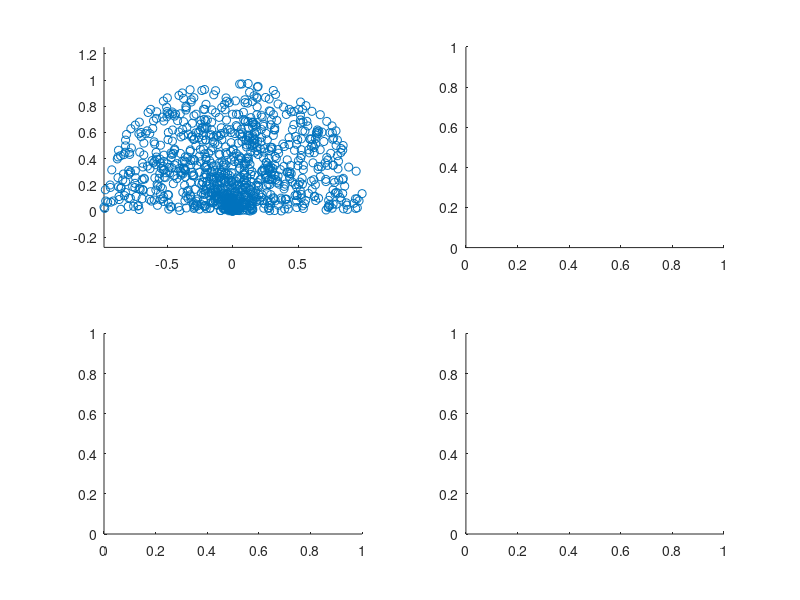

This figure's MATLAB source: (Note: this script raises an error after producing the figure.)
% adiabatic_invariants

% Isotropic distribution
np = 1000;
angle = 0  + (180-0)*rand(np,1);
nv = 100;
vmax = 1;
v = 0  + (vmax-0)*rand(np,1);
E = v.^2/2;
phi = 0.03;

vperp0 = v.*sind(angle);
vpar0 = v.*cosd(angle);
B0 = 1;

% mu*B = Eperp;
mu = vperp0.^2/2/B0;

vperp = @(B) sqrt(2*mu*B);
vpar = @(B) sign(vpar0).*sqrt(2*E-2*mu*B+2*phi);
vpar_trapped = @(B) sign(vpar0).*sqrt(2*E-2*mu*B+2*phi);
vpar_passing = @(B) sign(vpar0).*sqrt(2*E-2*mu*B+2*phi);


B1 = 0.5*B0;

figure(200)
nrows = 2;
ncols = 2;
npanels = ncols*nrows;
for ipanel = 1:npanels
  h(ipanel) = subplot(nrows,ncols,ipanel);
end
isub = 1;

hca = h(isub); isub = isub + 1;
scatter(hca,vpar0,vperp0)
axis(hca,'equal')
hca.YLim = [0 vmax];
hca.XLim = [-vmax vmax];

hca = h(isub); isub = isub + 1;
scatter(hca,vpar(B1),vperp(B1))
axis(hca,'equal')
hca.YLim = [0 vmax];
hca.XLim = [-vmax vmax];

hca = h(isub); isub = isub + 1;
scatter(hca,vpar0,vpar(B1))
axis(hca,'equal')
hca.YLim = [0 vmax];
hca.XLim = [-vmax vmax];

hca = h(isub); isub = isub + 1;
scatter(hca,vperp0,vperp(B1))
axis(hca,'equal')
%hca.YLim = [0 vmax];
%hca.XLim = [-vmax vmax];